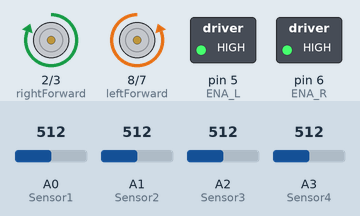
This sketch was run on a simulated Arduino Uno, built with avr-gcc and run on an emulated ATmega328P. On the bench: motor-driver pin pairs drawn as motors (green arrow = first pin HIGH = forward, orange = second pin HIGH = backward, longer = more drive), switched loads named in the sketch (green lamp = pin HIGH). The inputs (shaded band) are chosen by the test bench; at power-on: A0 (Sensor1) = 512, A1 (Sensor2) = 512, A2 (Sensor3) = 512, A3 (Sensor4) = 512.

Above: at 7.4 s.
At 22.1 s:
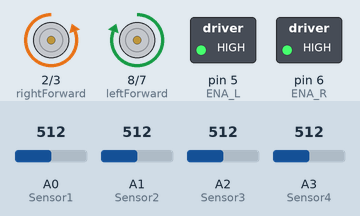
Timing chart, 0 to 34.0 s (numbered marks = the images above):
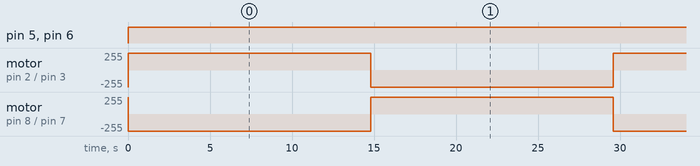

The sketch:

Main.ino
```cpp
const int leftForward   = 8;
const int leftBackward  = 7;
const int rightForward  = 2;
const int rightBackward = 3;
const int ENA_R = 6; //Enable Pin of the Right Motor (must be PWM)
const int ENA_L = 5; //Enable Pin of the Left Motor (must be PWM)
const int Sensor1 = A0; //Left Sensor (PWM)
const int Sensor2 = A1; //Left Sensor (PWM)
const int Sensor3 = A2; //Right Sensor (PWM)
const int Sensor4 = A3; //Right Sensor (PWM)
// Speed of the Motors
int ENASpeed = 255 ;
// Horn Button to switch mode
bool isAuto = true;
char bt='S';
// To check the condition
int counter = 0;


void setup()
{
  Serial.begin(9600);
  pinMode(ENA_R, OUTPUT);
  pinMode(ENA_L, OUTPUT);
  pinMode(leftForward, OUTPUT);
  pinMode(leftBackward, OUTPUT);
  pinMode(rightForward, OUTPUT);
  pinMode(rightBackward, OUTPUT);
  pinMode(Sensor1, INPUT);
  pinMode(Sensor2, INPUT);
  pinMode(Sensor3, INPUT);
  pinMode(Sensor4, INPUT);
  Stop();
}


void loop() {
  //Use analogWrite to run motor at adjusted speed
  analogWrite(ENA_R, ENASpeed);
  analogWrite(ENA_L, ENASpeed);
  //Android Controlled (Manual)
  while(isAuto == false){
    bt = Serial.read();
    switch (bt){
      case 'F': forward();
      break;
      case 'B': backward();
      break;
      case 'L': left();
      break;
      case 'R': right();
      break;
      case 'S': Stop();
      break;
      case 'v': isAuto = true;
      break;
      default: Stop();
      break;
    }
   }
    //Line Follower Code (Automatic)
   while (isAuto == true){
     int valSensor1 = analogRead(Sensor1);
     int valSensor2 = analogRead(Sensor2);
     int valSensor3 = analogRead(Sensor3);
     int valSensor4 = analogRead(Sensor4);
     if (valSensor1 == HIGH && valSensor2 == HIGH && valSensor2 == LOW && valSensor1 == LOW){
       left();
     }
     else if (valSensor4 == LOW && valSensor3 == LOW && valSensor2 == HIGH && valSensor1 == HIGH){
       right();
     }
     else if (valSensor4 == LOW && valSensor3 == HIGH && valSensor2 == HIGH && valSensor1 == LOW) {
       forward();
       counter = 0;
     }
     else {
       if (counter < 20){
         right();
       }
       else {
         left();
       }
        counter ++;
     }
      // Check the condition
     bt = Serial.read();
     if (bt = 'V'){
       isAuto = true;
     }
  }
}


void forward()
{
  digitalWrite(leftForward, HIGH);
  digitalWrite(leftBackward, LOW);
  digitalWrite(rightForward, HIGH);
  digitalWrite(rightBackward, LOW);
}

void backward()
{
  digitalWrite(leftForward, LOW);
  digitalWrite(leftBackward, HIGH);
  digitalWrite(rightForward, LOW);
  digitalWrite(rightBackward, HIGH);
}
void left()
{
  digitalWrite(leftForward, LOW);
  digitalWrite(leftBackward, HIGH);
  digitalWrite(rightForward, HIGH);
  digitalWrite(rightBackward, LOW);
}
void right()
{
  digitalWrite(leftForward, HIGH);
  digitalWrite(leftBackward, LOW);
  digitalWrite(rightForward, LOW);
  digitalWrite(rightBackward, HIGH);
}
void Stop()
{
  digitalWrite(leftForward, LOW);
  digitalWrite(leftBackward, LOW);
  digitalWrite(rightForward, LOW);
  digitalWrite(rightBackward, LOW);
}
/*
//BackUp
void read()
{
  bt=Serial.read()
  if(bt == 'V'){
    isAuto = false;
  }
  if(bt == 'v'){
    isAuto = true;
  }
}
*/

    /*if(bt=='F'){
      forward();
    }
    if(bt=='B'){
      backward();
    }
    if(bt=='L'){
      left();
    }
    if(bt=='R'){
      right();
    }
    if(bt=='S'){
      Stop();
    }
    // Check the condition
    if(bt == 'v'){
      isAuto = true;
    }*/
```

Measured:
- by itself, pin 5 (ENA_L), pin 6 (ENA_R): LOW → HIGH at 0.00 s
- by itself, motor on pin 2 (rightForward) / pin 3 (rightBackward): repeats every 29.6 s: forward 255/255 14.8 s, backward 255/255 14.8 s
- by itself, motor on pin 8 (leftForward) / pin 7 (leftBackward): repeats every 29.6 s: backward 255/255 14.8 s, forward 255/255 14.8 s
